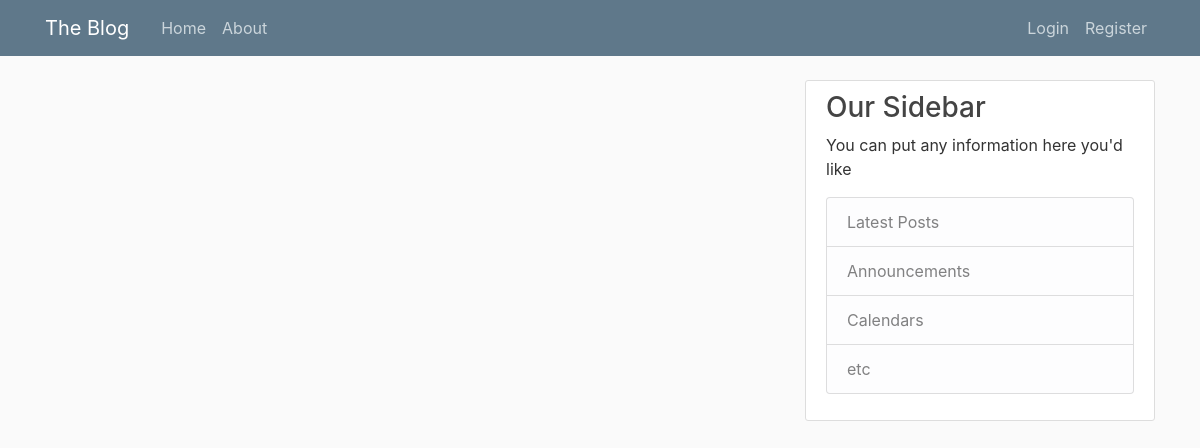
/home, run on an earlier commit of the app's database.
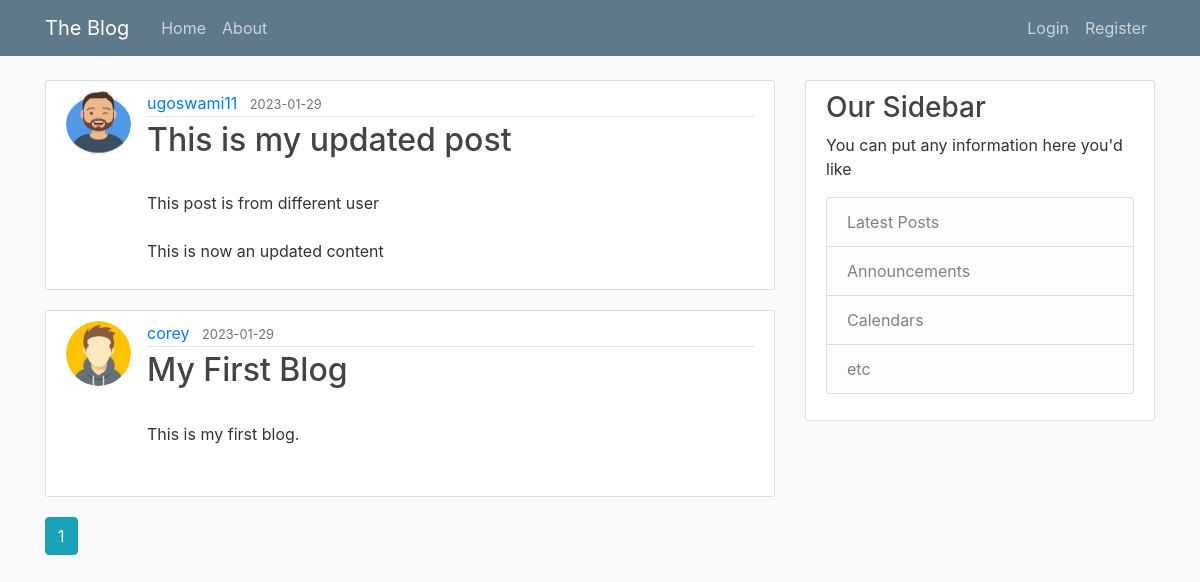
And on a later commit of the database.
### blog/models.py (models this page shows, shortened)
class Post(db.Model):
    id = db.Column(db.Integer, primary_key=True)
    title = db.Column(db.String(100), nullable=False)
    date_posted = db.Column(db.DateTime, nullable = False, default = datetime.utcnow)
    content = db.Column(db.Text, nullable=False)
    user_id = db.Column(db.Integer, db.ForeignKey('user.id'), nullable=False)

class User(db.Model, UserMixin):
    id = db.Column(db.Integer, primary_key=True)
    username = db.Column(db.String(20), unique = True, nullable = False )
    email = db.Column(db.String(120), unique = True, nullable = False )
    image_file = db.Column(db.String(20), nullable=False, default='default.jpeg')
    password = db.Column(db.String(60), nullable = False)
    posts = db.relationship('Post', backref='author', lazy=True)

### blog/main/routes.py (the view)
@main.route("/")
@main.route("/home")
def home():
    page = request.args.get('page', 1, type=int)
    posts = Post.query.order_by(Post.date_posted.desc()).paginate(page = page, per_page=5)
    return  render_template('home.html', posts=posts)

### blog/templates/home.html (shortened to what this page needs)
{% extends "layout.html" %}
{% block content %}
    {% for post in posts.items %}
        <article class="media content-section">
            <img src="{{ url_for('static', filename='profile_pics/'+ post.author.image_file) }}" alt="" class="rounded-circle article-img">
            <div class="media-body">
                <div class="article-metadata">
                    <a href="{{url_for('users.user_posts', username=post.author.username)}}" class="mr-2">
                        {{post.author.username}}
                    </a>
                    <small class="text-muted">
                        {{post.date_posted.strftime('%Y-%m-%d')}}
                    </small>
                </div>
                <h2><a href="{{ url_for('posts.post', post_id=post.id) }}" class="article-title">
                    {{post.title}}
                </a></h2>
                <p class="article-content">
                    {{post.content}}
                </p>
            </div>
        </article>
    {% endfor %}
    {% for page_num in posts.iter_pages(left_edge=1, right_edge=1, left_current=1, right_current=2) %}
        {% if page_num %}
            {% if posts.page == page_num %}
                <a class="btn btn-info mb-4" href="{{url_for('main.home', page=page_num)}}">{{page_num}}</a>
            {% else %}
                <a class="btn btn-outline-info mb-4" href="{{url_for('main.home', page=page_num)}}">{{page_num}}</a>
            {% endif %}
        {% endif %}
    {% endfor %}
{% endblock content %}

### blog/templates/layout.html (shortened to what this page needs)
<!doctype html>
<html lang="en">
  <head>
    <link rel="stylesheet" href="https://cdn.jsdelivr.net/npm/bootstrap@4.3.1/dist/css/bootstrap.min.css">
    <link rel="stylesheet" type="text/css" href="{{url_for('static', filename='main.css')}}">
  </head>
  <body>
    <header class="site-header">
        <nav class="navbar navbar-expand-md navbar-dark bg-steel fixed-top">
          <div class="container">
            <a class="navbar-brand mr-4" href="/">The Blog</a>
            <div class="collapse navbar-collapse" id="navbarToggle">
              <div class="navbar-nav mr-auto">
                <a class="nav-item nav-link" href="{{url_for('main.home')}}">Home</a>
                <a class="nav-item nav-link" href="{{url_for('main.about')}}">About</a>
              </div>
              <div class="navbar-nav">
                {% if current_user.is_authenticated %}
                <a class="nav-item nav-link" href="{{ url_for('posts.new_post') }}" >New Post</a>
                  <a class="nav-item nav-link" href="{{ url_for('users.account') }}" >Account</a>
                  <a class="nav-item nav-link" href="{{url_for('users.logout')}}">Logout</a>
                {% else %}
                  <a class="nav-item nav-link" href="{{url_for('users.login')}}">Login</a>
                  <a class="nav-item nav-link" href="{{url_for('users.register')}}">Register</a>
                {% endif %}
              </div>
            </div>
          </div>
        </nav>
    </header>
    <main role="main" class="container">
        <div class="row">
            <div class="col-md-8">
                {% block content %}
                {% endblock content %}
            </div>
            <div class="col-md-4">
                <div class="content-section">
                    <h3>Our Sidebar</h3>
                    <p class="text-mutated">
                        You can put any information here you'd like
                        <ul class="list-group">
                            <li class="list-group-item list-group-item-light">Latest Posts</li>
                            <li class="list-group-item list-group-item-light">Announcements</li>
                            <li class="list-group-item list-group-item-light">Calendars</li>
                            <li class="list-group-item list-group-item-light">etc</li>
                        </ul>
                    </p>
                </div>
            </div>
        </div>
    </main>
  </body>
</html>

### blog/static/main.css (style rules this page uses)
body { background: #fafafa; color: #333333; margin-top: 5rem; }
h1, h2, h3, h4, h5, h6 { color: #444444; }
.bg-steel { background-color: #5f788a; }
.site-header .navbar-nav .nav-link { color: #cbd5db; }
.content-section { background: #ffffff; padding: 10px 20px; border: 1px solid #dddddd; border-radius: 3px; margin-bottom: 20px; }
.article-title { color: #444444; }
.article-content { white-space: pre-line; }
.article-img { height: 65px; width: 65px; margin-right: 16px; }
.article-metadata { padding-bottom: 1px; margin-bottom: 4px; border-bottom: 1px solid #e3e3e3 }

What changed in the data, as far as the page shows it:
added Post: image_file (picture), author.username "ugoswami11", date_posted "2023-01-29", title "This is my updated post", content "This post is from different user This is now an updated content"
added Post: image_file (picture), author.username "corey", date_posted "2023-01-29", title "My First Blog", content "This is my first blog."
Also different on the page:
new list line: "1"
